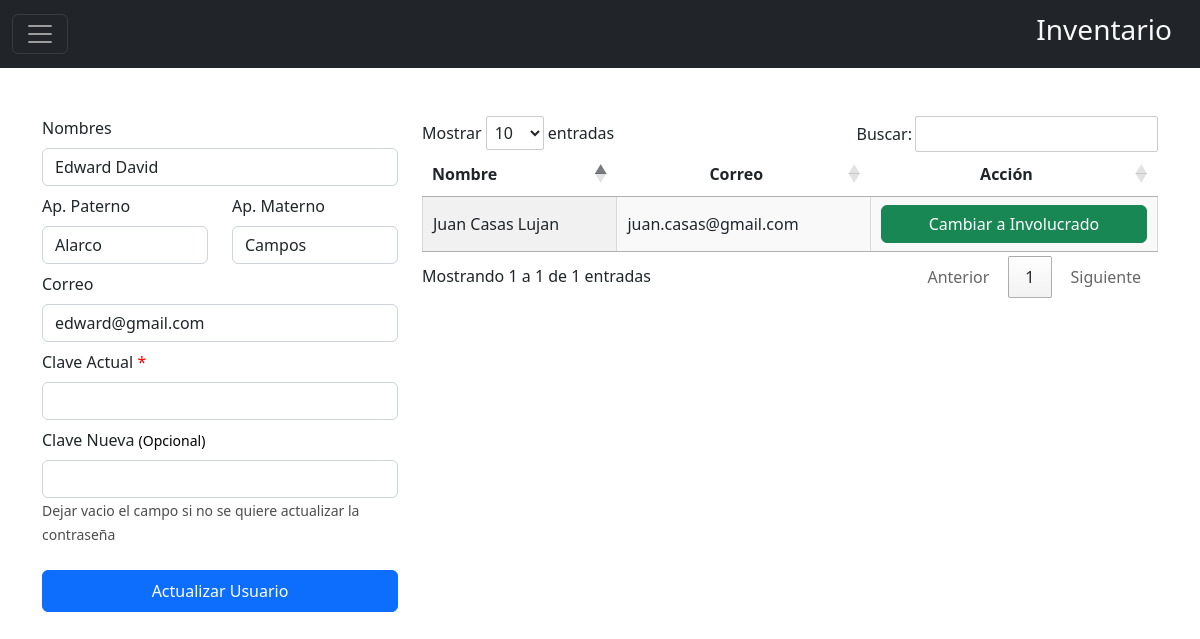
Before: /?view=mi-perfil (signed in) with the older database file.
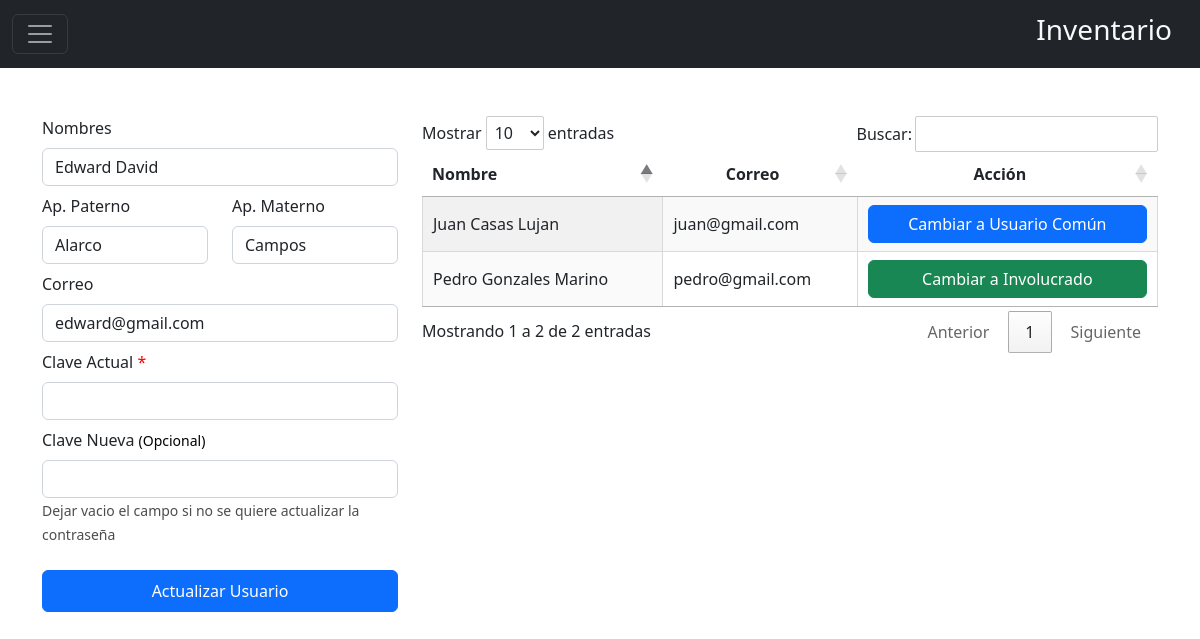
After: the same page with the newer database file.
### tables this page shows
CREATE TABLE `usuarios` (
  `id_usuario` int(11) NOT NULL,
  `id_rol` int(11) NOT NULL,
  `nombres` varchar(255) NOT NULL,
  `apellido_paterno` varchar(255) NOT NULL,
  `apellido_materno` varchar(255) NOT NULL,
  `correo` varchar(255) NOT NULL,
  `clave` varchar(255) NOT NULL
);

### index.php (called while the page is built, shortened)
<?php
require "src/app.php"
?>

### src/lib/Conexion.php (called while the page is built, shortened)
<?php
class Conexion{
    public static function conectar(){
        try{
            $db = new PDO('mysql:host=localhost;dbname=inventario', 'root', '', array(PDO::MYSQL_ATTR_INIT_COMMAND => "SET NAMES utf8"));
            return $db;
        } catch (PDOException $th) {
            throw $th;
        }
    }
}
?>

### src/models/ingreso.Models.php (called while the page is built, shortened)
<?php
    require_once "C:/xampp/htdocs/inventario/src/lib/Conexion.php";
    class ingresoModel extends Conexion{
        public static function selectUsersModels(){
            $stmt = Conexion::conectar()->prepare("SELECT * FROM usuarios WHERE id_rol != 1");
            $stmt->execute();
            return $stmt->fetchAll();
        }
    }
?>

### src/controllers/ingreso.Controller.php (called while the page is built, shortened)
<?php
    class ingresoController{
        public static function selectUsersController(){
            $respuesta = ingresoModel::selectUsersModels();
            return $respuesta;
        }
    }
?>

### src/views/mi-perfil.php (the view, shortened to what the changed rows need)
<link rel="stylesheet" href="https://cdn.datatables.net/1.13.1/css/jquery.dataTables.min.css">
<?php
    require_once dirname(__FILE__) . "/../controllers/ingreso.Controller.php";
    require_once dirname(__FILE__) . "/../models/ingreso.Models.php";
    $e = new ingresoController();
    $users = $e -> selectUsersController();
?>
<section class="mi-perfil py-5">
    <div class="container">
        <div class="row">
            <?php if($_SESSION['rol'] != 1): ?>
            <div class="col-12 col-lg-6">
            <?php else: ?>
            <div class="col-12 col-lg-4">
            <?php endif; ?>
                <form class="actualizar_usuario">
                </form>
            </div>
            <?php if($_SESSION['rol'] == 1): ?>
            <div class="col-12 col-lg-8 mt-4 mt-lg-0">
                <table id="table_id" class="display stripe cell-border hover nowrap">
                    <thead>
                        <tr>
                            <th class="text-left">Nombre</th>
                            <th class="text-center">Correo</th>
                            <th class="text-center">Acción</th>
                        </tr>
                    </thead>
                    <tbody>
                        <?php foreach($users as $user): ?>
                        <tr>
                            <td><?php echo $user['nombres'].' '.$user['apellido_paterno'].' '.$user['apellido_materno'] ?></td>
                            <td><?php echo $user['correo'] ?></td>
                            <td class="text-center">
                                <form class="actualizar_rol_usuario text-center">
                                    <?php if($user['id_rol'] == 2): ?>
                                    <button type="submit" class="btn btn-primary w-100">Cambiar a Usuario Común</button>
                                    <?php else: ?>
                                    <button type="submit" class="btn btn-success w-100">Cambiar a Involucrado</button>
                                    <?php endif; ?>
                                </form>
                            </td>
                        </tr>
                        <?php endforeach; ?>
                    </tbody>
                </table>
            </div>
            <?php endif; ?>
        </div>
    </div>
</section>

Changed rows visible on the page:
changed usuarios "Juan": correo "juan.casas@gmail.com" → "juan@gmail.com"; id_rol "Cambiar a Involucrado" → "Cambiar a Usuario Común"
added usuarios: nombres "Pedro", apellido_paterno "Gonzales", apellido_materno "Marino", correo "pedro@gmail.com", shows "Cambiar a Involucrado"
Other visible differences:
text written by a page script: "Mostrar entradas Buscar: Mostrando 1 a 1 de 1 entradas Anterior 1 Siguiente" → "Mostrar entradas Buscar: Mostrando 1 a 2 de 2 entradas Anterior 1 Siguiente"
